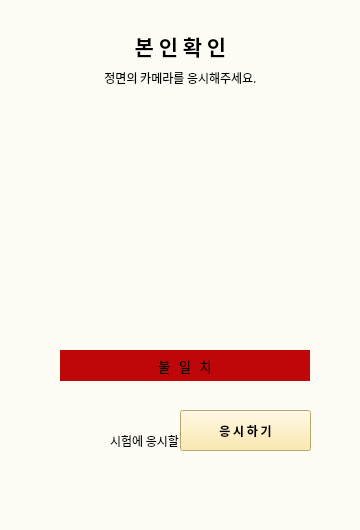
<?xml version="1.0" encoding="UTF-8"?>
<ui version="4.0">
 <class>MainWindow</class>
 <widget class="QMainWindow" name="MainWindow">
  <property name="geometry">
   <rect>
    <x>0</x>
    <y>0</y>
    <width>360</width>
    <height>530</height>
   </rect>
  </property>
  <property name="minimumSize">
   <size>
    <width>360</width>
    <height>530</height>
   </size>
  </property>
  <property name="mouseTracking">
   <bool>false</bool>
  </property>
  <property name="windowTitle">
   <string>DDOK DDOK</string>
  </property>
  <property name="autoFillBackground">
   <bool>false</bool>
  </property>
  <property name="styleSheet">
   <string notr="true">background-color:rgb(252, 252, 244)</string>
  </property>
  <widget class="QWidget" name="centralwidget">
   <property name="minimumSize">
    <size>
     <width>360</width>
     <height>530</height>
    </size>
   </property>
   <widget class="QPushButton" name="startButton">
    <property name="geometry">
     <rect>
      <x>180</x>
      <y>410</y>
      <width>131</width>
      <height>41</height>
     </rect>
    </property>
    <property name="font">
     <font>
      <family>나눔스퀘어라운드 Bold</family>
      <weight>75</weight>
      <bold>true</bold>
     </font>
    </property>
    <property name="accessibleName">
     <string>startButton</string>
    </property>
    <property name="styleSheet">
     <string notr="true">background-color:rgb(255, 230, 153)</string>
    </property>
    <property name="text">
     <string>응 시 하 기</string>
    </property>
    <property name="autoDefault">
     <bool>true</bool>
    </property>
    <property name="flat">
     <bool>false</bool>
    </property>
   </widget>
   <widget class="QLabel" name="img_frame">
    <property name="geometry">
     <rect>
      <x>60</x>
      <y>100</y>
      <width>250</width>
      <height>281</height>
     </rect>
    </property>
    <property name="text">
     <string/>
    </property>
    <property name="alignment">
     <set>Qt::AlignCenter</set>
    </property>
   </widget>
   <widget class="QLabel" name="warning_msg">
    <property name="geometry">
     <rect>
      <x>110</x>
      <y>420</y>
      <width>201</width>
      <height>41</height>
     </rect>
    </property>
    <property name="font">
     <font>
      <family>나눔스퀘어</family>
     </font>
    </property>
    <property name="text">
     <string>시험에 응시할 수 없습니다.</string>
    </property>
   </widget>
   <widget class="QLabel" name="recog_title">
    <property name="geometry">
     <rect>
      <x>120</x>
      <y>30</y>
      <width>121</width>
      <height>31</height>
     </rect>
    </property>
    <property name="font">
     <font>
      <family>나눔스퀘어 Bold</family>
      <pointsize>16</pointsize>
      <weight>75</weight>
      <bold>true</bold>
     </font>
    </property>
    <property name="text">
     <string>본 인 확 인</string>
    </property>
    <property name="alignment">
     <set>Qt::AlignCenter</set>
    </property>
   </widget>
   <widget class="QLabel" name="notice">
    <property name="geometry">
     <rect>
      <x>80</x>
      <y>70</y>
      <width>201</width>
      <height>16</height>
     </rect>
    </property>
    <property name="font">
     <font>
      <family>나눔스퀘어 Light</family>
     </font>
    </property>
    <property name="text">
     <string>정면의 카메라를 응시해주세요.</string>
    </property>
    <property name="alignment">
     <set>Qt::AlignCenter</set>
    </property>
   </widget>
   <widget class="QLabel" name="match_true">
    <property name="geometry">
     <rect>
      <x>60</x>
      <y>350</y>
      <width>250</width>
      <height>31</height>
     </rect>
    </property>
    <property name="font">
     <font>
      <family>나눔스퀘어</family>
      <pointsize>10</pointsize>
     </font>
    </property>
    <property name="styleSheet">
     <string notr="true">background-color:rgb(1, 218, 1)</string>
    </property>
    <property name="text">
     <string>일        치</string>
    </property>
    <property name="alignment">
     <set>Qt::AlignCenter</set>
    </property>
    <property name="indent">
     <number>4</number>
    </property>
   </widget>
   <widget class="QLabel" name="match_false">
    <property name="geometry">
     <rect>
      <x>60</x>
      <y>350</y>
      <width>250</width>
      <height>31</height>
     </rect>
    </property>
    <property name="font">
     <font>
      <family>나눔스퀘어</family>
      <pointsize>10</pointsize>
     </font>
    </property>
    <property name="styleSheet">
     <string notr="true">background-color:rgb(191, 6, 9)</string>
    </property>
    <property name="text">
     <string>불   일   치</string>
    </property>
    <property name="alignment">
     <set>Qt::AlignCenter</set>
    </property>
    <property name="indent">
     <number>4</number>
    </property>
   </widget>
   <zorder>warning_msg</zorder>
   <zorder>startButton</zorder>
   <zorder>img_frame</zorder>
   <zorder>recog_title</zorder>
   <zorder>notice</zorder>
   <zorder>match_true</zorder>
   <zorder>match_false</zorder>
  </widget>
  <widget class="QStatusBar" name="statusbar"/>
 </widget>
 <resources/>
 <connections/>
</ui>
